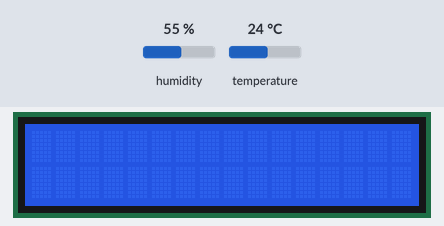
A sketch run on a simulated Arduino Uno, built with avr-gcc and run on an emulated ATmega328P. On the bench: 16×2 character LCD. The inputs (shaded band) are chosen by the test bench; at power-on: humidity 55 %, temperature 24 °C. What the sketch prints to the serial monitor is not drawn.

Above: at 1.2 s.
1.3 s: humidity set to 22 %
At 3.7 s:
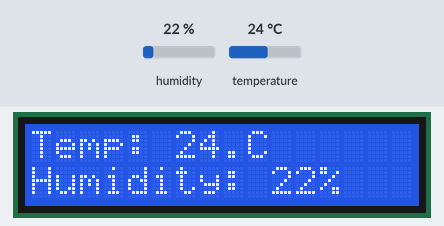
4.6 s: temperature set to 12 °C
At 6.9 s:
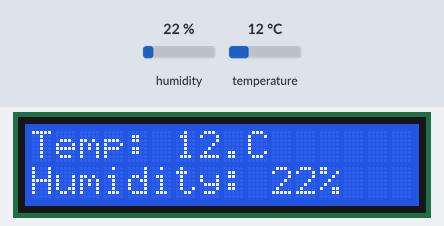
7.6 s: humidity set to 40 %
At 10.2 s:
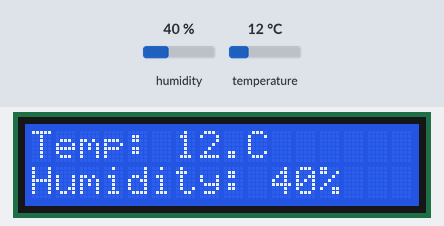
10.7 s: temperature set to 19 °C
At 13.4 s:
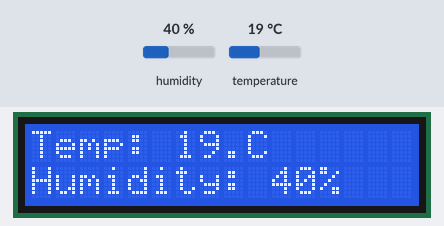
Timing chart, 0 to 14.9 s (numbered marks = the images above; inputs shaded):
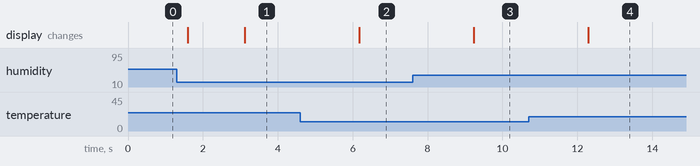

The sketch:

DHT11.ino
```cpp
#include <SimpleDHT.h>
SimpleDHT11 dht11;

#include <LiquidCrystal.h>
LiquidCrystal lcd (7, 6, 5, 4, 3, 2);
bool FIRST = true;

byte t = 0;
byte h = 0;

void setup() {
  Serial.begin(9600);
  lcd.begin(16,2);
}

void loop() {

  int err = SimpleDHTErrSuccess;
  if ((err = dht11.read(9, &t, &h, NULL)) != SimpleDHTErrSuccess){
    Serial.println("ERR");
    delay(1000);
    return;
  }
  Serial.print("t: ");
  Serial.print((int)t);
  Serial.print("°C h: ");
  Serial.print((int)h);
  Serial.println("% ");
  delay(1500);

  lcd.clear();
  lcd.print("Temp: "); lcd.print(t); lcd.print(".C");
  lcd.setCursor(0,1);
  lcd.print("Humidity: "); lcd.print(h); lcd.print("%");
}
```

Measured:
- after the input at 1.3 s, the display: first differs from a run without the input after 1.8 s (image 1)
- after the input at 4.6 s, the display: changes after 1.6 s (image 2)
- after the input at 7.6 s, the display: changes after 1.6 s (image 3)
- after the input at 10.7 s, the display: changes after 1.6 s (image 4)
